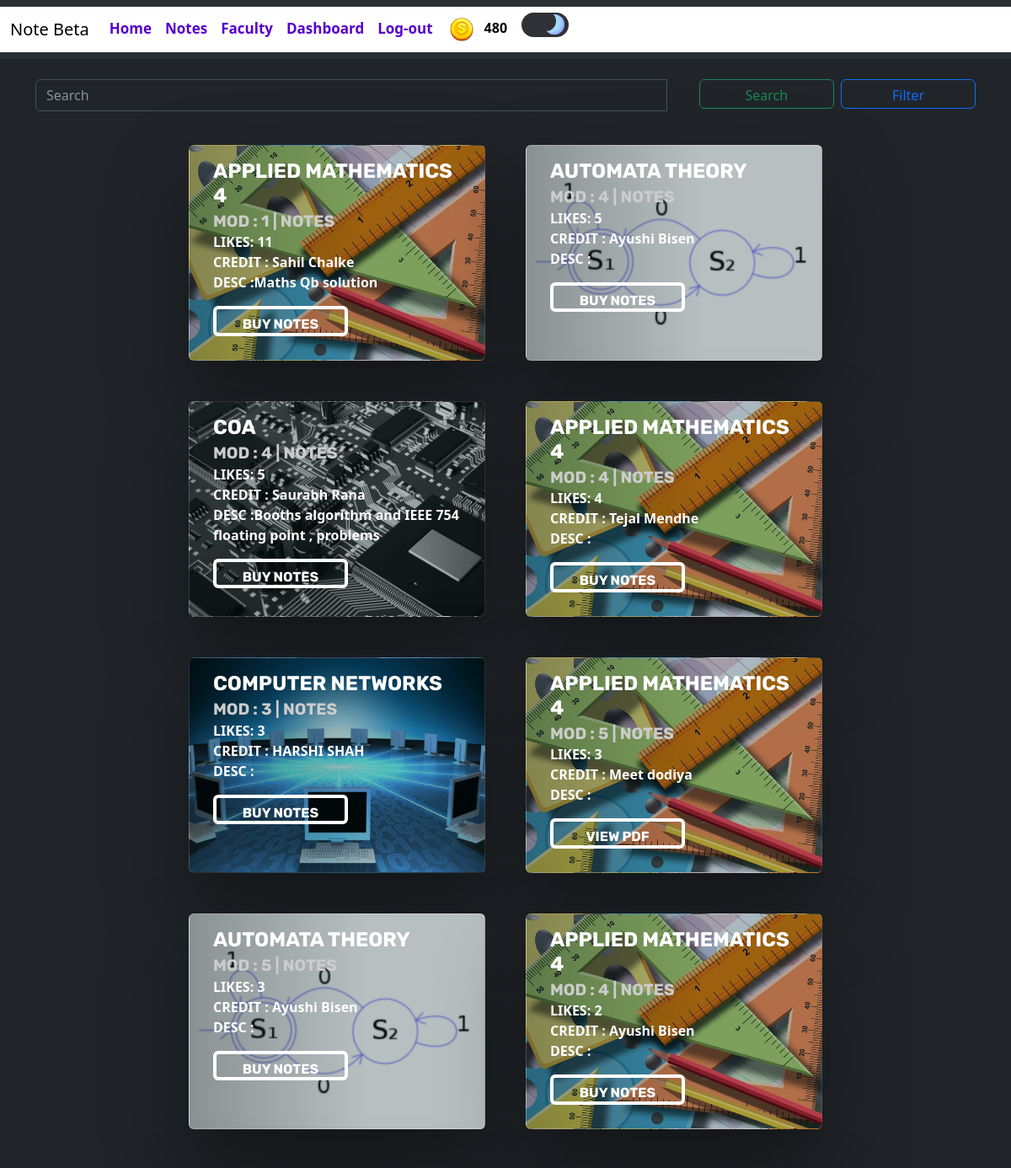
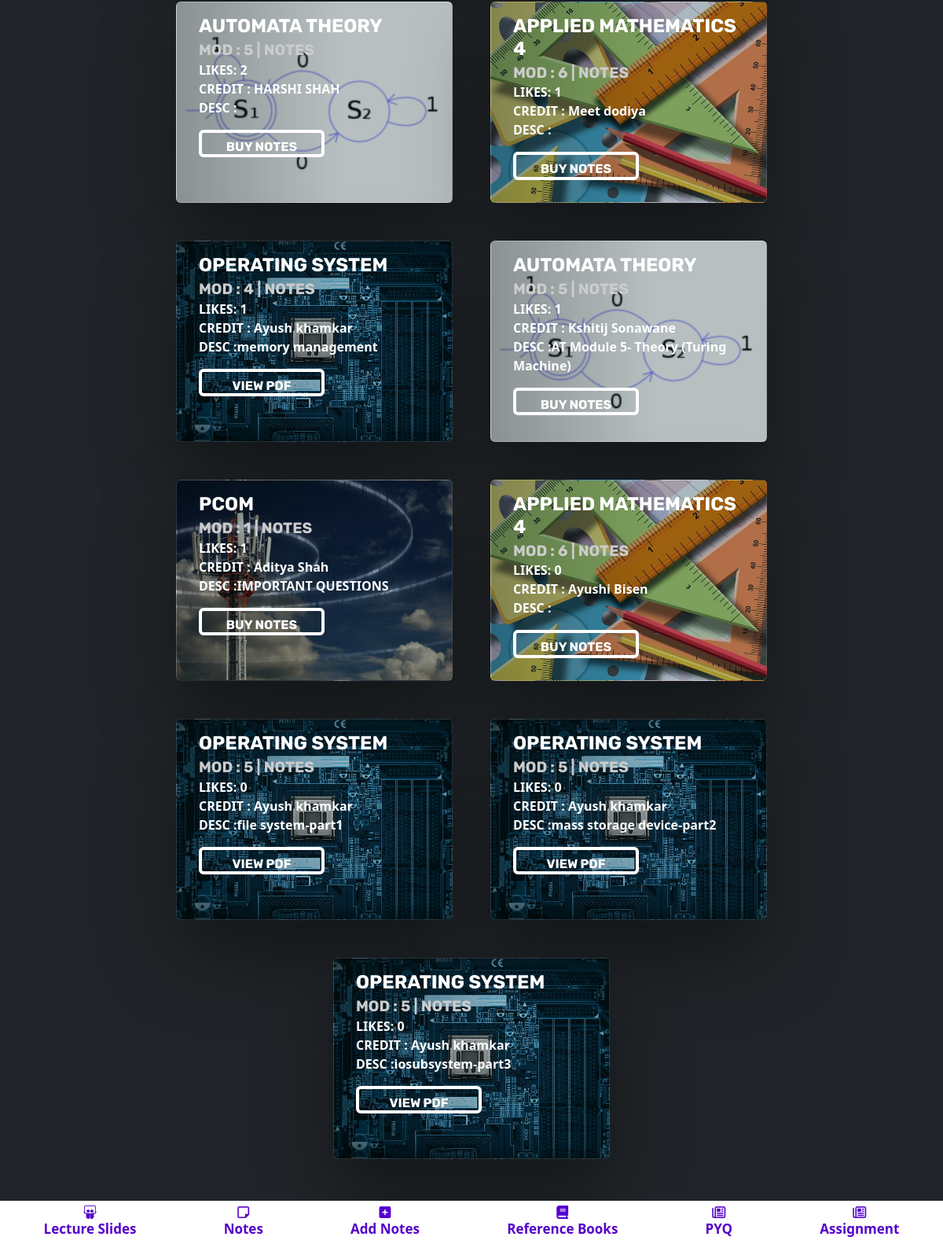
/notes/ (signed in), run on the app's committed database (2 pictures, top to bottom).
### blogapp/models.py (models this page shows, shortened)
class UserAccount(AbstractBaseUser, PermissionsMixin):
    email = models.CharField(max_length = 50,unique=True)
    name = models.CharField(max_length=200)
    is_active = models.BooleanField(default=True)
    is_mod = models.BooleanField(default=False)
    is_nUser = models.BooleanField(default=True)
    is_staff = models.BooleanField(default=False)
    coins_scored = models.IntegerField(default=100,null=True,blank=True)
    rank = models.IntegerField(default=0)
    bookmarks = models.ManyToManyField('blogapp.Notes', blank=True)
    is_emailVerified = models.BooleanField(default=False)
    objects = UserAccountManager()
    USERNAME_FIELD = 'email'
    REQUIRED_FIELDS = ['name']

class Notes(models.Model):
    typ = (
        ('Assignment','Assignment'),
        ('Experiment','Experiment'),
        ('Notes','Notes'),
        ('ReferenceBook','Reference Book'),
        ('LectureSlides','Lecture Slides'),
        ('PYQ','PYQ'),
    )
    mods = (
        ('1','1'),
        ('2','2'),
        ('3','3'),
        ('4','4'),
        ('5','5'),
        ('6','6'),
    )
    desc = models.TextField(max_length=500,null=True,blank=True)
    mod = models.CharField(max_length=5,choices=mods,null=True,blank=True)
    file = models.FileField(upload_to='notes/')
    author = models.ForeignKey(UserAccount,on_delete=models.CASCADE)
    status = models.BooleanField(default=False)
    likes = models.ManyToManyField(UserAccount,related_name="notes_like",default=0)
    views = models.PositiveIntegerField(default=0)
    buy=models.ManyToManyField(UserAccount,related_name="buy_notes")
    typeN = models.CharField(max_length=50,null=True,blank=True,choices=typ)
    docid = models.CharField(max_length=300,null=True,blank=True)
    sub =  models.ForeignKey(Subject,on_delete=models.CASCADE,null=True,blank=True)
    slug = AutoSlugField(populate_from = 'sub',unique=True,null=True,default=None)
    nDetail = models.CharField(max_length=100,null=True,blank=True)

class Subject(models.Model):
    name = models.CharField(max_length=50)
    teacher = models.CharField(max_length=50)
    teacherurl = models.CharField(max_length=300,null=True,blank=True)
    img = models.ImageField(upload_to='subImage/',null=True,blank=True)
    def __str__(self):
        return self.name

### blogapp/views.py (the view)
# urls.py: path('notes/', views.notes,name='notes'),
@login_required(login_url='/login/')
def notes(request):
    notes = Notes.objects.filter(status=True, typeN='Notes')
    notes = notes.annotate(num_likes=Count('likes'))
    notes = notes.order_by('-num_likes')
    filteredNotes = NoteFilter(request.GET, queryset=notes)
    context = {
        'notes': filteredNotes,
    }
    return render(request, 'main/realhome.html', context)

### templates/main/realhome.html (shortened to what this page needs)
{% extends 'index.html' %} {% block content %} {% load crispy_forms_tags %}
{% load static %}
<link rel="stylesheet" href="{% static 'css/card.css' %}" />
<div class="container notesCnt mt-4 mb-4">
  <div class="row d-flex justify-content-center align-items-center">
    <div class="container-lg-6">
      <form class="d-flex" method="post" role="search" action="{% url 'searchNotes' %}">
        <div id="autocomplete" class="autocomplete input-group mb-3">
          <input
            class="form-control me-2"
            type="text"
            name="searchQ"
            placeholder="Search"
            aria-label="Search"
          />
          <ul class="autocomplete-result-list"></ul>
          <div class="input-group-append">
            <button class="btn btn-outline-success rbtn" type="submit">
              Search
            </button>
            <button
              type="button"
              class="btn btn-outline-primary ms-1 rbtn"
              data-bs-toggle="modal"
              data-bs-target="#exampleModal"
            >
              Filter
            </button>
          </div>
        </div>
      </form>
    </div>
  <div class="row d-flex justify-content-center align-items-center">
    {% for x in notes.qs %}
      <div class="card cardImg mx-4 my-4" style="width: 22rem; height: 16em; background-image: linear-gradient(90deg, rgba(0, 0, 0, 0.4) 0%, rgba(0, 0, 0, 0.2) 60%),url('{{x.sub.img.url}}');">
        <div class="card-body">
          <div class="text-block">
            <h1 class="abcd">{{x.sub}}<small ><br>MOD : {{x.mod}} | {{x.typeN}}</small></h1>
            <p>
              LIKES: {{x.likes.count}}
              <br>
              CREDIT : {{x.author.name}}
              <br>
              DESC :{{x.desc}}
            </p>
            {% if request.user in x.buy.all %}
            <form method="POST" action="{% url 'notesViewer' x.slug %}">
              <a href="{{x.slug}}" class="card-link">
                <button type="submit" class="btn btn-success">View PDF</button>
              </a>
            </form>
            {% else %}
            <form action="{% url 'buy_notes' x.pk %}" method="POST">
              <button class="btn btn-primary" type="submit">Buy Notes</button>
            </form>
            {% endif %}
          </div>
        </div>
      </div>
    {% endfor %}
  </div>
</div>
<br>
{% endblock %}

### templates/components/header.html (shortened to what this page needs)
{% load static %}
<nav class="navbar navbar-expand-lg bg-body-tertiary" >
    <div class="container-fluid" style="background-color: white;">
      <a class="navbar-brand mb-0 h1" href="{% url 'notes'%}" style="color: black;">Note Beta</a>
      <div class="collapse navbar-collapse" id="navbarTogglerDemo03">
        <ul class="navbar-nav me-auto mb-2 mb-lg-0" >
          {% if user.is_authenticated %}
          <li class="nav-item">
            <a class="nav-link abc" href="{% url 'home' %}" >Home</a>
          </li>
          <li class="nav-item" >
            <a class="nav-link abc" href="{% url 'notes' %}" >Notes</a>
          </li>
          <li class="nav-item" >
            <a class="nav-link abc" href="{% url 'teacher' %}" >Faculty</a>
          </li>
          <li class="nav-item" >
            <a class="nav-link abc" href="{% url 'dashboard' %}" >Dashboard</a>
          </li>
          <li class="nav-item">
            <a class="nav-link abc" href="{% url 'logout' %}" >Log-out</a>
          </li>
          {% endif %}
          {% if user.is_authenticated %}
          <table class="coins">
          <th>
          <img src="{% static 'images/coin.png' %}" alt="">
          </th>
          <th>
          <p class="cna" id="cna" style="color: black;">{{ user.coins_scored }}</p>
          </th>
          </table>
    {% endif %}
            <label class="switch">
              <span class="slider"></span>
            </label>
      </div>
    </div>
  </nav>

### static/css/card.css (style rules this page uses)
.cardImg { background-image: linear-gradient(90deg, rgba(0, 0, 0, 0.4) 0%, rgba(0, 0, 0, 0.2) 60%),url('1.jpg'); background-position: center; background-repeat: none; background-size: cover; box-shadow:0px 45px 100px rgba(0, 0, 0, 0.4), inset 0 0 0 1000px rgba(0, 76, 86, 0.1); color:#fff; text-shadow:0 3 10 rgba(0, 0, 0, 0.7); }
.cardImg .text-block { text-shadow:0 3 10 rgba(0, 0, 0, 0.7); }
.cardImg .text-block h1 { font-family:'Rubik', Sans-serif; font-size: 1.5em; margin:0; text-transform:uppercase; font-weight:700; }
.cardImg .text-block h1 small { font-size: .8em; color:#ccc; }
.cardImg .text-block button { transition:all 0.35s cubic-bezier(0.37, 0.26, 0.35, 1); border:4px solid #fff; background:transparent; font-family:'Rubik', Sans-serif; text-transform:uppercase; font-weight:700; cursor:pointer; }
h3,p { font-weight: bold; }
button { width: 10em; height: 2.2em; }

### templates/components/header.html (style rules this page uses)
.nav-link { margin-top: 5px; color: #5500cb; font-size: 17px; font-weight: bold; }
.coins { width: 3px; }
.cna { margin-top: 12px; font-weight: bold; }
.switch { margin-left: 1em; margin-top: 7px; --width-of-switch: 3.5em; --height-of-switch: 1.8em; --size-of-icon: 1.4em; --slider-offset: 0.3em; position: relative; width: var(--width-of-switch); height: var(--height-of-switch); }
.slider { position: absolute; cursor: pointer; top: 0; left: 0; right: 0; bottom: 0; background-color: #f4f4f5; transition: .4s; border-radius: 30px; }
.slider:before { position: absolute; content: ""; height: var(--size-of-icon,1.4em); width: var(--size-of-icon,1.4em); border-radius: 20px; left: var(--slider-offset,0.3em); top: 50%; transform: translateY(-50%); background: linear-gradient(40deg,#ff0080,#ff8c00 70%); ; transition: .4s; }
input:checked + .slider { background-color: #303136; }
input:checked + .slider:before { left: calc(100% - (var(--size-of-icon,1.4em) + var(--slider-offset,0.3em))); background: #303136; box-shadow: inset -3px -2px 5px -2px #8983f7, inset -10px -4px 0 0 #a3dafb; }

### templates/components/notesBottomNav.html (style rules this page uses)
i,span { color: #5500cb; font-size: 17px; font-weight: bold; }

### data on the page
UserAccount: coins_scored "480"
Notes: sub.img (picture), sub "APPLIED MATHEMATICS 4", mod "1", typeN "NOTES", likes.count "11", author.name "Sahil Chalke", desc "Maths Qb solution"
Notes: sub.img (picture), sub "AUTOMATA THEORY", mod "4", typeN "NOTES", likes.count "5", author.name "Ayushi Bisen"
Notes: sub.img (picture), sub "COA", mod "4", typeN "NOTES", likes.count "5", author.name "Saurabh Rana", desc "Booths algorithm and IEEE 754 floating point , problems"
Notes: sub.img (picture), sub "APPLIED MATHEMATICS 4", mod "4", typeN "NOTES", likes.count "4", author.name "Tejal Mendhe"
Notes: sub.img (picture), sub "COMPUTER NETWORKS", mod "3", typeN "NOTES", likes.count "3", author.name "HARSHI SHAH"
Notes: sub.img (picture), sub "APPLIED MATHEMATICS 4", mod "5", typeN "NOTES", likes.count "3", author.name "Meet dodiya"
Notes: sub.img (picture), sub "AUTOMATA THEORY", mod "5", typeN "NOTES", likes.count "3", author.name "Ayushi Bisen"
Notes: sub.img (picture), sub "APPLIED MATHEMATICS 4", mod "4", typeN "NOTES", likes.count "2", author.name "Ayushi Bisen"
Notes: sub.img (picture), sub "AUTOMATA THEORY", mod "5", typeN "NOTES", likes.count "2", author.name "HARSHI SHAH"
Notes: sub.img (picture), sub "APPLIED MATHEMATICS 4", mod "6", typeN "NOTES", likes.count "1", author.name "Meet dodiya"
Notes: sub.img (picture), sub "OPERATING SYSTEM", mod "4", typeN "NOTES", likes.count "1", author.name "Ayush khamkar", desc "memory management"
Notes: sub.img (picture), sub "AUTOMATA THEORY", mod "5", typeN "NOTES", likes.count "1", author.name "Kshitij Sonawane", desc "AT Module 5- Theory (Turing Machine)"
Notes: sub.img (picture), sub "PCOM", mod "1", typeN "NOTES", likes.count "1", author.name "Aditya Shah", desc "IMPORTANT QUESTIONS"
Notes: sub.img (picture), sub "APPLIED MATHEMATICS 4", mod "6", typeN "NOTES", likes.count "0", author.name "Ayushi Bisen"
Notes: sub.img (picture), sub "OPERATING SYSTEM", mod "5", typeN "NOTES", likes.count "0", author.name "Ayush khamkar", desc "file system-part1"
Notes: sub.img (picture), sub "OPERATING SYSTEM", mod "5", typeN "NOTES", likes.count "0", author.name "Ayush khamkar", desc "mass storage device-part2"
Notes: sub.img (picture), sub "OPERATING SYSTEM", mod "5", typeN "NOTES", likes.count "0", author.name "Ayush khamkar", desc "iosubsystem-part3"
